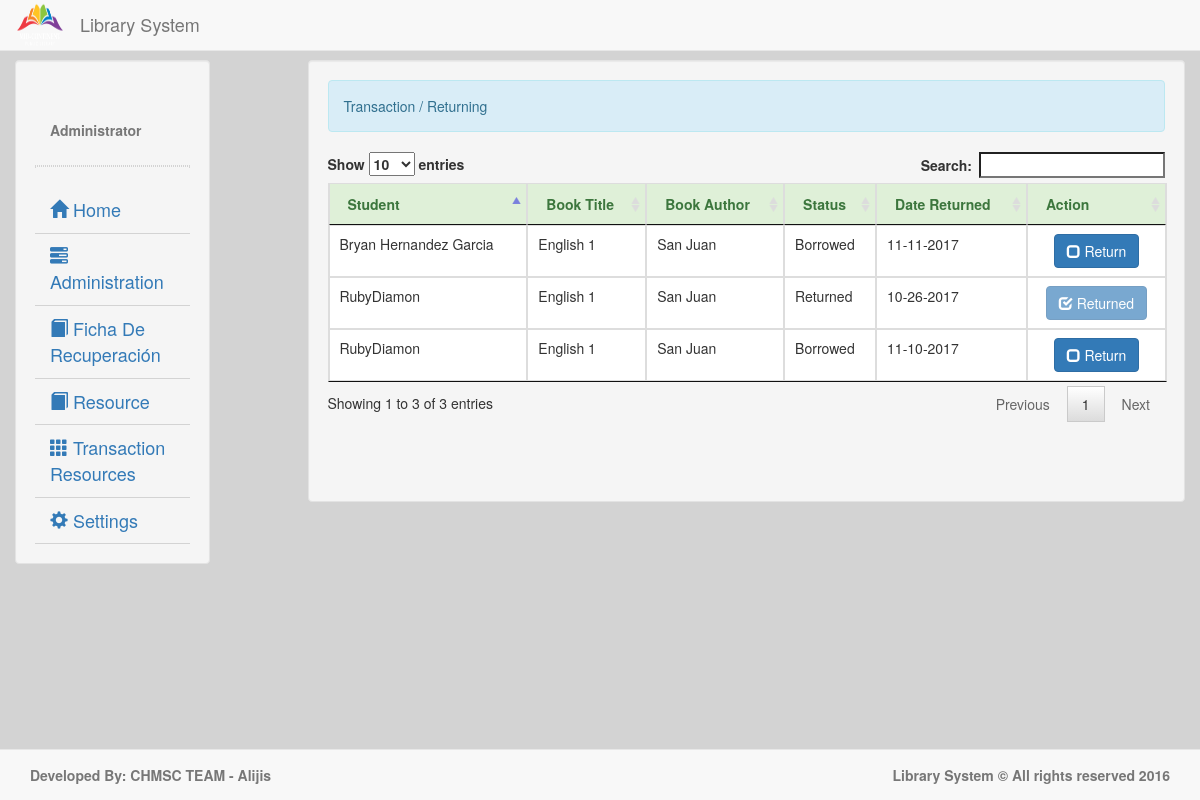
The page /returning.php (signed in) on the database its author committed.
### tables this page shows
CREATE TABLE `borrowing` (
  `borrow_id` int(11) NOT NULL,
  `book_id` int(11) NOT NULL,
  `student_no` int(11) NOT NULL,
  `qty` int(11) NOT NULL,
  `date` date NOT NULL,
  `status` varchar(10) NOT NULL
);

CREATE TABLE `student` (
  `student_id` int(11) NOT NULL,
  `student_no` varchar(8) NOT NULL,
  `firstname` varchar(30) NOT NULL,
  `middlename` varchar(30) NOT NULL,
  `lastname` varchar(30) NOT NULL,
  `course` varchar(8) NOT NULL,
  `section` varchar(6) NOT NULL
);

CREATE TABLE `book` (
  `book_id` int(11) NOT NULL,
  `book_title` varchar(50) NOT NULL,
  `book_description` varchar(200) NOT NULL,
  `book_category` varchar(50) NOT NULL,
  `book_author` varchar(60) NOT NULL,
  `date_publish` varchar(25) NOT NULL,
  `qty` int(11) NOT NULL
);

### account.php (called while the page is built)
<?php
	require_once 'connect.php';
	$qadmin = $conn->query("SELECT * FROM `admin` WHERE `admin_id` = '$_SESSION[admin_id]'") or die(mysqli_error());
	$fadmin = $qadmin->fetch_array();
	$name = $fadmin['firstname']." ".$fadmin['lastname'];

### returning.php (the view, shortened to what this page needs)
<!DOCTYPE html>
<?php
	require_once 'valid.php';
?>
<html lang = "eng">
	<head>
		<link rel = "stylesheet" type = "text/css" href = "css/bootstrap.css" />
		<link rel = "stylesheet" type = "text/css" href = "css/chosen.min.css" />
		<link rel = "stylesheet" type = "text/css" href = "css/jquery.dataTables.css" />
	</head>
	<body style = "background-color:#d3d3d3;">
		<nav class = "navbar navbar-default navbar-fixed-top">
			<div class = "container-fluid">
				<div class = "navbar-header">
					<img src = "images/logo.png" width = "50px" height = "50px" />
					<h4 class = "navbar-text navbar-right">Library System</h4>
				</div>
			</div>
		</nav>
		<div class = "container-fluid">
			<div class = "col-lg-2 well" style = "margin-top:60px;">
				<div class = "container-fluid">
				    <br />
					<br />
					<label class = "text-muted"><?php require'account.php'; echo $name;?></label>
				</div>
				<hr style = "border:1px dotted #d3d3d3;"/>
				<ul id = "menu" class = "nav menu">
				<li><a style = "font-size:18px; border-bottom:1px solid #d3d3d3;" href = "home.php">
					<i class = "glyphicon glyphicon-home"></i> Home</a></li>
					<li><a style = "font-size:18px; border-bottom:1px solid #d3d3d3;" href = ""><i class = "glyphicon glyphicon-tasks"></i>Administration</a>
					</li>
		<li><a style = "font-size:18px; border-bottom:1px solid #d3d3d3;" href = "ficharecuperacion.php"><i class = "glyphicon glyphicon-book"></i> Ficha De Recuperación</a></li>
			<li><a style = "font-size:18px; border-bottom:1px solid #d3d3d3;" href = "book.php"><i class = "glyphicon glyphicon-book"></i>
			  Resource</a></li>
			<li><a style = "font-size:18px; border-bottom:1px solid #d3d3d3;" href = "books.php"><i class = "glyphicon glyphicon-th"></i> Transaction Resources</a>
			</li>
			<li><a  style = "font-size:18px; border-bottom:1px solid #d3d3d3;" href = ""><i class = "glyphicon glyphicon-cog"></i> Settings</a>
			</li>
			</ul>
			</div>
			<div class = "col-lg-9 well" style = "margin-top:60px;">
				<div class = "alert alert-info">Transaction / Returning</div>
				<form method = "POST" action = "return.php" enctype = "multipart/form-data">
					<table id = "table" class = "table table-bordered">
						<thead class = "alert-success">
							<tr>
								<th>Student</th>
								<th>Book Title</th>
								<th>Book Author</th>
								<th>Status</th>
								<th>Date Returned</th>
								<th>Action</th>
							</tr>
						</thead>
						<tbody>
							<?php
								$qreturn = $conn->query("SELECT * FROM `borrowing`") or die(mysqli_error());
								while($freturn = $qreturn->fetch_array()){
							?>
							<tr>
								<td>
									<?php
										$qstudent = $conn->query("SELECT * FROM `student` WHERE `student_no` = '$freturn[student_no]'") or die(mysqli_error());
										$fstudent = $qstudent->fetch_array();
										echo $fstudent['firstname']."".$fstudent['lastname'];
									?>
								</td>
								<td>
									<?php
										$qbook = $conn->query("SELECT * FROM `book` WHERE `book_id` = '$freturn[book_id]'") or die(mysqli_error());
										$fbook = $qbook->fetch_array();
										echo $fbook['book_title'];
									?>
								</td>
								<td>
									<?php
										$qbook = $conn->query("SELECT * FROM `book` WHERE `book_id` = '$freturn[book_id]'") or die(mysqli_error());
										$fbook = $qbook->fetch_array();
										echo $fbook['book_author'];
									?>
								</td>
								<td><?php echo $freturn['status']?></td>
								<td><?php echo date("m-d-Y", strtotime($freturn['date']))?></td>
								<td>
									<?php
										if($freturn['status'] == 'Returned'){
										echo '<center><button disabled = "disabled" class = "btn btn-primary" type = "button" href = "#" data-toggle = "modal" data-target = "#return"><span class = "glyphicon glyphicon-check"></span> Returned</button></center>';
										}else{
										echo '<input type = "hidden" name = "borrow_id" value = "'.$freturn['borrow_id'].'"/><center><button class = "btn btn-primary" data-toggle = "modal" data-target = "#return"><span class = "glyphicon glyphicon-unchecked"></span> Return</button></center>';
										}
									?>
								</td>
							</tr>
							<?php
								}
							?>
						</tbody>
					</table>
				<br />
				<br />
				<br />
			</div>
		</div>
		<nav class = "navbar navbar-default navbar-fixed-bottom">
			<div class = "container-fluid">
				<label class = "navbar-text pull-left">Developed By: CHMSC TEAM - Alijis</label>
				<label class = "navbar-text pull-right">Library System &copy; All rights reserved 2016</label>
			</div>
		</nav>
	</body>
</html>

### rows shown on the page
borrowing: student.firstname "Ruby", student.lastname "Diamon", book.book_title "English 1", book.book_author "San Juan", status "Returned", date "10-26-2017"
borrowing: student.firstname "Ruby", student.lastname "Diamon", book.book_title "English 1", book.book_author "San Juan", status "Borrowed", date "11-10-2017"
borrowing: student.firstname "Bryan", student.lastname "Hernandez Garcia", book.book_title "English 1", book.book_author "San Juan", status "Borrowed", date "11-11-2017"

### other values the page prints
$name "Administrator"
